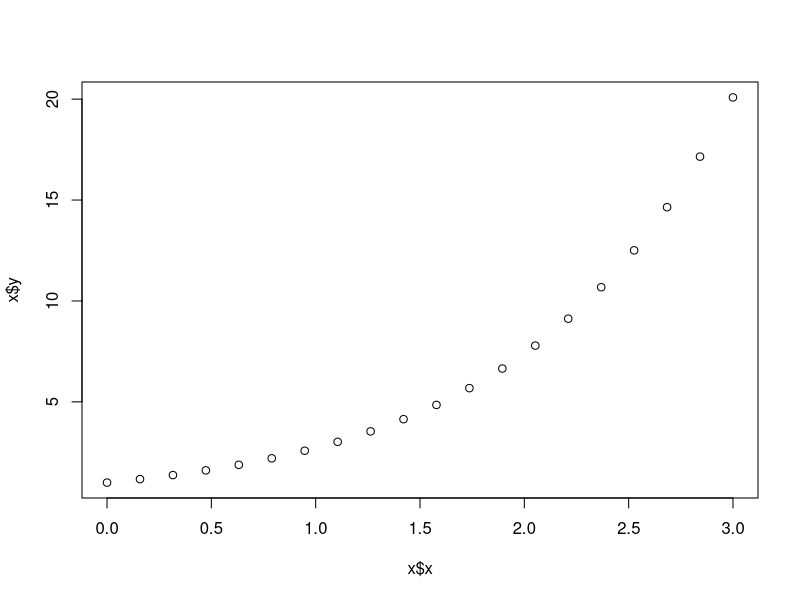

The R source for this figure: (Note: this script raises an error after producing the figure.)
scaleBreak <- function(xvalue, Break, rescale) {
        # Function to set up plotting an axis with a single scale break
        # This is an actual change of scale, unlike what ggplot has
        # Input:
        #   xvalue    The raw data (for either axis)
        #   Break     The value at the break in raw data units
        #   rescale   The divisor (>1 usually) to reduce the scale
        # Use:
        #   Run this for the data to be plotted
        #   Run it again for the axis tick locations  
        #   Then plot the rescaled data with the rescaled tick locations
        #      and the original tick locations for the tick labels
        
          ifelse(xvalue < Break, xvalue, (xvalue-Break)/rescale + Break)
}

### Originally saved in ~/Downloads/scaleBreak function with code to test.R

  Break      <- 5
  rescale    <- 5
  ylabels    <- c(0:5, 10, 15, 20)
  brks       <- scaleBreak(ylabels, Break, rescale)

N <- 20
x <- data.frame(x= seq(0, 3, length=N ), y = exp(seq(0, 3, length=N)) )
plot(x$x, x$y)

x$ySquish <- scaleBreak(x$y, Break=Break, rescale=5)

ggplot(data=x, aes(x, ySquish)) +
  geom_point(shape=16, color="navy") +
  geom_hline(yintercept= Break, color="green4", linewidth=1, linetype=2) +
  xlab("X value") +
  scale_y_continuous("Scaled y value", breaks=brks, labels=ylabels) 

